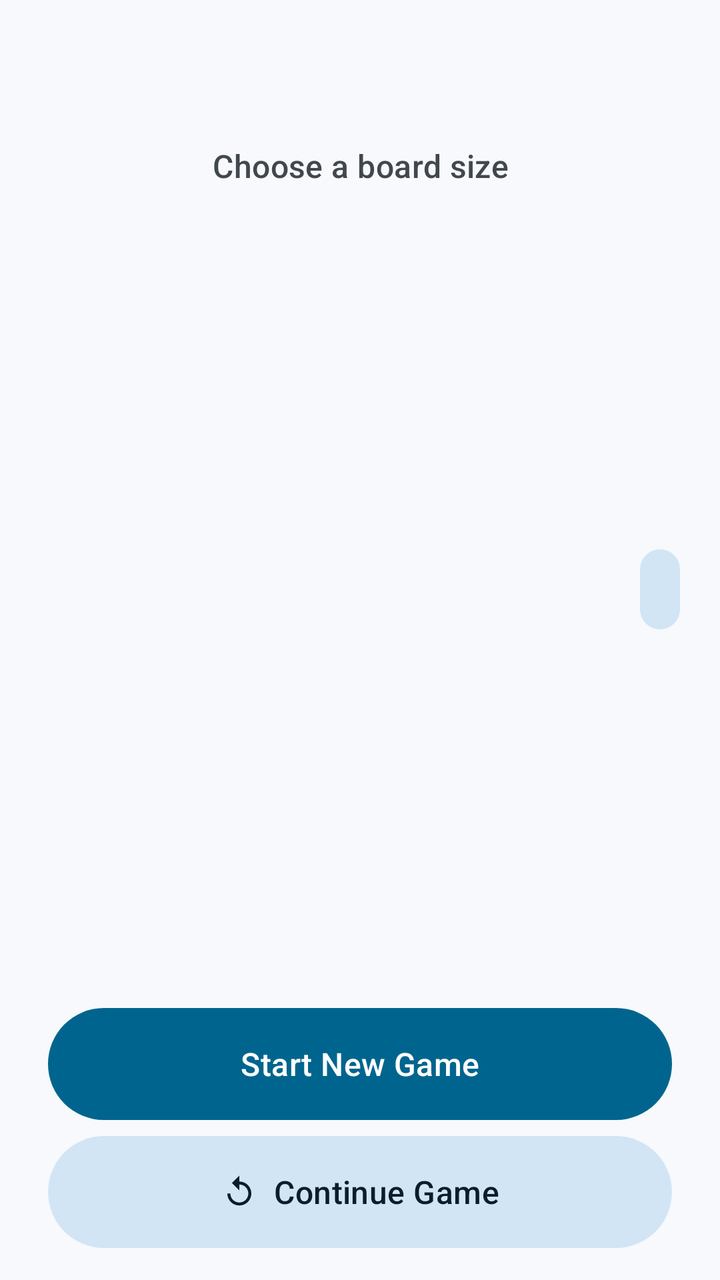
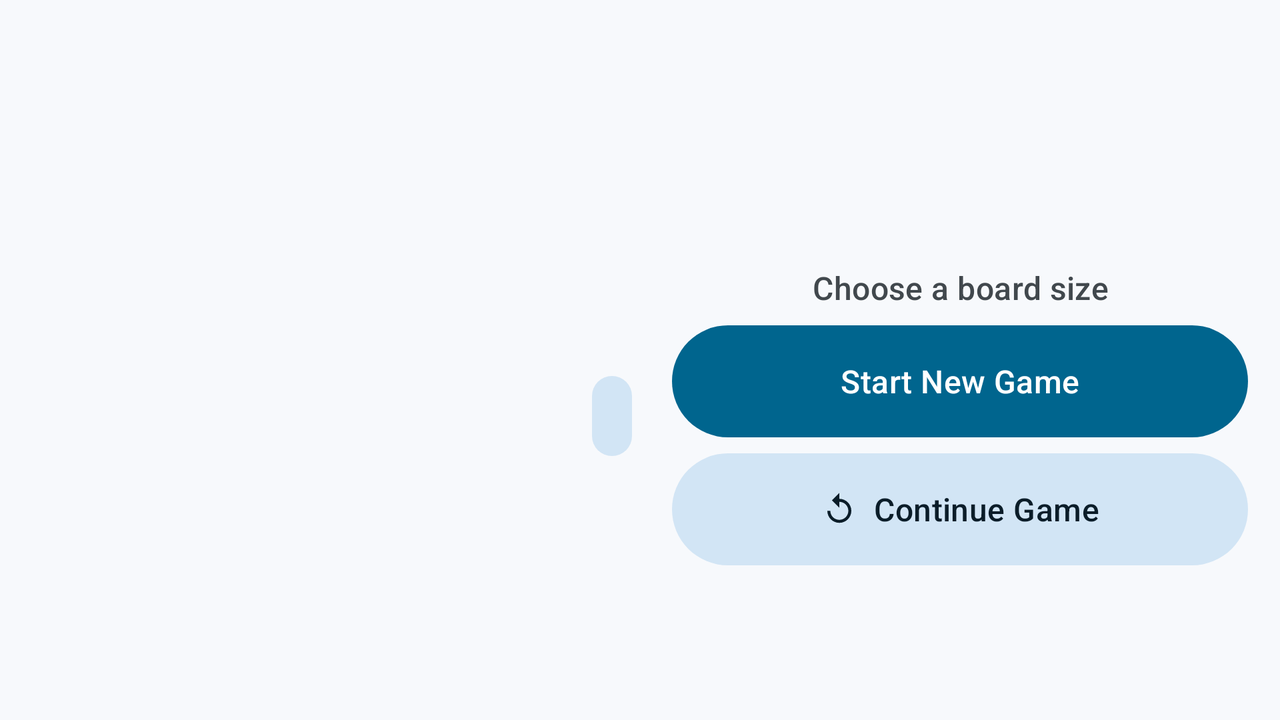

Two renders of one Android screen. The first uses the default layout on a phone; the second uses the alternative layout the repository ships for a different screen configuration, on a matching device. The two XML files are below.
<!-- AndroidManifest.xml: application theme Theme.YiPuzzles -->
<!-- res/layout/activity_main.xml -->
<?xml version="1.0" encoding="utf-8"?>
<androidx.drawerlayout.widget.DrawerLayout xmlns:android="http://schemas.android.com/apk/res/android"
    xmlns:app="http://schemas.android.com/apk/res-auto"
    xmlns:tools="http://schemas.android.com/tools"
    android:id="@+id/drawer_layout"
    android:layout_width="match_parent"
    android:layout_height="match_parent"
    android:fitsSystemWindows="true"
    android:background="?android:colorBackground"
    app:statusBarBackground="@android:color/transparent"
    tools:openDrawer="start">

    <androidx.coordinatorlayout.widget.CoordinatorLayout
        android:layout_width="match_parent"
        android:layout_height="match_parent"
        android:fitsSystemWindows="true"
        app:statusBarBackground="@null"
        tools:context=".activities.MainActivity">

        <include layout="@layout/toolbar" />

        <LinearLayout
            android:id="@+id/main_content"
            android:layout_width="match_parent"
            android:layout_height="match_parent"
            android:orientation="vertical"
            android:paddingStart="16dp"
            android:paddingEnd="16dp"
            android:paddingBottom="16dp"
            app:layout_behavior="@string/appbar_scrolling_view_behavior">

            <TextView
                android:layout_width="match_parent"
                android:layout_height="wrap_content"
                android:layout_marginTop="8dp"
                android:gravity="center"
                android:text="@string/choose_board_size"
                android:textAppearance="?attr/textAppearanceTitleMedium"
                android:textColor="?attr/colorOnSurfaceVariant" />

            <FrameLayout
                android:layout_width="match_parent"
                android:layout_height="0dp"
                android:layout_weight="1">

                <androidx.viewpager.widget.ViewPager
                    android:id="@+id/view_pager"
                    android:layout_width="match_parent"
                    android:layout_height="match_parent"
                    android:layout_marginStart="40dp"
                    android:layout_marginEnd="40dp" />

                <com.google.android.material.button.MaterialButton
                    android:id="@+id/btn_prev"
                    style="?attr/materialIconButtonFilledTonalStyle"
                    android:layout_width="wrap_content"
                    android:layout_height="wrap_content"
                    android:layout_gravity="start|center_vertical"
                    android:contentDescription="@string/previous"
                    android:visibility="invisible"
                    app:icon="@drawable/ic_chevron_left" />

                <com.google.android.material.button.MaterialButton
                    android:id="@+id/btn_next"
                    style="?attr/materialIconButtonFilledTonalStyle"
                    android:layout_width="wrap_content"
                    android:layout_height="wrap_content"
                    android:layout_gravity="end|center_vertical"
                    android:contentDescription="@string/next"
                    app:icon="@drawable/ic_chevron_right" />

            </FrameLayout>

            <LinearLayout
                android:id="@+id/layoutDots"
                android:layout_width="match_parent"
                android:layout_height="wrap_content"
                android:gravity="center"
                android:orientation="horizontal"
                android:paddingBottom="8dp" />

            <com.google.android.material.button.MaterialButton
                android:id="@+id/button_newGame"
                style="@style/Widget.YiPuzzles.Button.Primary"
                android:layout_width="match_parent"
                android:layout_height="wrap_content"
                android:layout_marginStart="8dp"
                android:layout_marginEnd="8dp"
                android:text="@string/new_Game_Button"
                app:icon="@drawable/ic_play"
                app:iconGravity="textStart" />

            <com.google.android.material.button.MaterialButton
                android:id="@+id/button_continueGame"
                style="@style/Widget.YiPuzzles.Button.Tonal"
                android:layout_width="match_parent"
                android:layout_height="wrap_content"
                android:layout_marginStart="8dp"
                android:layout_marginTop="8dp"
                android:layout_marginEnd="8dp"
                android:text="@string/continue_Game_Button"
                app:icon="@drawable/ic_replay"
                app:iconGravity="textStart" />

        </LinearLayout>

    </androidx.coordinatorlayout.widget.CoordinatorLayout>

    <com.google.android.material.navigation.NavigationView
        android:id="@+id/nav_view"
        android:layout_width="wrap_content"
        android:layout_height="match_parent"
        android:layout_gravity="start"
        android:fitsSystemWindows="true"
        app:headerLayout="@layout/nav_header_main"
        app:menu="@menu/main_drawer" />

</androidx.drawerlayout.widget.DrawerLayout>
<!-- res/layout/toolbar.xml (included above) -->
<?xml version="1.0" encoding="utf-8"?>
<com.google.android.material.appbar.AppBarLayout xmlns:android="http://schemas.android.com/apk/res/android"
    xmlns:app="http://schemas.android.com/apk/res-auto"
    android:layout_width="match_parent"
    android:layout_height="wrap_content"
    android:fitsSystemWindows="true"
    android:background="?android:colorBackground"
    app:liftOnScroll="true">

    <com.google.android.material.appbar.MaterialToolbar
        android:id="@+id/toolbar"
        android:layout_width="match_parent"
        android:layout_height="?attr/actionBarSize" />

</com.google.android.material.appbar.AppBarLayout>
<!-- res/layout/nav_header_main.xml (included above) -->
<?xml version="1.0" encoding="utf-8"?>
<LinearLayout xmlns:android="http://schemas.android.com/apk/res/android"
    xmlns:app="http://schemas.android.com/apk/res-auto"
    android:layout_width="match_parent"
    android:layout_height="wrap_content"
    android:gravity="center_vertical"
    android:orientation="horizontal"
    android:paddingStart="28dp"
    android:paddingTop="24dp"
    android:paddingEnd="28dp"
    android:paddingBottom="16dp">

    <com.google.android.material.card.MaterialCardView
        android:layout_width="56dp"
        android:layout_height="56dp"
        app:cardBackgroundColor="?attr/colorPrimaryContainer"
        app:cardElevation="0dp"
        app:shapeAppearance="@style/ShapeAppearance.Material3.Corner.Large">

        <ImageView
            android:layout_width="match_parent"
            android:layout_height="match_parent"
            android:contentDescription="@string/app_name"
            android:padding="6dp"
            android:scaleType="fitCenter"
            android:src="@mipmap/ic_launcher_monochrome"
            app:tint="?attr/colorOnPrimaryContainer" />

    </com.google.android.material.card.MaterialCardView>

    <LinearLayout
        android:layout_width="0dp"
        android:layout_height="wrap_content"
        android:layout_marginStart="16dp"
        android:layout_weight="1"
        android:orientation="vertical">

        <TextView
            android:layout_width="wrap_content"
            android:layout_height="wrap_content"
            android:text="@string/app_name"
            android:textAppearance="?attr/textAppearanceTitleLarge"
            android:textColor="?attr/colorOnSurface" />

        <TextView
            android:layout_width="wrap_content"
            android:layout_height="wrap_content"
            android:text="@string/title_activity_game"
            android:textAppearance="?attr/textAppearanceBodyMedium"
            android:textColor="?attr/colorOnSurfaceVariant" />

    </LinearLayout>

</LinearLayout>
<!-- resources referenced by this layout -->
<resources>
  <!-- drawable ic_chevron_left (drawable) -->
  <vector xmlns:android="http://schemas.android.com/apk/res/android"
      android:width="24dp"
      android:height="24dp"
      android:viewportWidth="24"
      android:viewportHeight="24"
      android:tint="?attr/colorControlNormal">
      <path
          android:fillColor="@android:color/white"
          android:pathData="M15.41,7.41L14,6l-6,6 6,6 1.41,-1.41L10.83,12z" />
  </vector>
  <string name="app_name">YiPuzzles</string>
  <string name="choose_board_size">Choose a board size</string>
  <string name="continue_Game_Button">Continue Game</string>
  <string name="new_Game_Button">Start New Game</string>
  <string name="next">Next</string>
  <string name="previous">Previous</string>
  <string name="title_activity_game">2048</string>
  <style name="Widget.YiPuzzles.Button.Primary" parent="Widget.Material3.Button">
          <item name="android:textAppearance">?attr/textAppearanceTitleMedium</item>
          <item name="android:minHeight">56dp</item>
          <item name="android:insetTop">0dp</item>
          <item name="android:insetBottom">0dp</item>
      </style>
  <style name="Widget.YiPuzzles.Button.Tonal" parent="Widget.Material3.Button.TonalButton">
          <item name="android:textAppearance">?attr/textAppearanceTitleMedium</item>
          <item name="android:minHeight">56dp</item>
          <item name="android:insetTop">0dp</item>
          <item name="android:insetBottom">0dp</item>
      </style>
  <style name="Theme.YiPuzzles" parent="Base.Theme.YiPuzzles" />
  <color name="md_theme_light_primary">#00658E</color>
  <color name="md_theme_light_onPrimary">#FFFFFF</color>
  <color name="md_theme_light_primaryContainer">#C7E7FF</color>
  <color name="md_theme_light_onPrimaryContainer">#001E2E</color>
  <color name="md_theme_light_secondary">#4F616E</color>
  <color name="md_theme_light_onSecondary">#FFFFFF</color>
  <color name="md_theme_light_secondaryContainer">#D2E5F5</color>
  <color name="md_theme_light_onSecondaryContainer">#0B1D29</color>
  <color name="md_theme_light_tertiary">#63597C</color>
  <color name="md_theme_light_onTertiary">#FFFFFF</color>
  <color name="md_theme_light_tertiaryContainer">#E9DDFF</color>
  <color name="md_theme_light_onTertiaryContainer">#1F1635</color>
  <color name="md_theme_light_error">#BA1A1A</color>
  <color name="md_theme_light_onError">#FFFFFF</color>
  <color name="md_theme_light_errorContainer">#FFDAD6</color>
  <color name="md_theme_light_onErrorContainer">#410002</color>
  <color name="md_theme_light_background">#F7F9FC</color>
  <color name="md_theme_light_onBackground">#191C1E</color>
  <color name="md_theme_light_surface">#F7F9FC</color>
  <color name="md_theme_light_onSurface">#191C1E</color>
  <color name="md_theme_light_surfaceVariant">#DDE3EA</color>
  <color name="md_theme_light_onSurfaceVariant">#41484D</color>
  <color name="md_theme_light_outline">#71787E</color>
  <color name="md_theme_light_outlineVariant">#C1C7CE</color>
  <color name="md_theme_light_inverseSurface">#2E3133</color>
  <color name="md_theme_light_inverseOnSurface">#EFF1F3</color>
  <color name="md_theme_light_inversePrimary">#85CFFF</color>
  <color name="md_theme_light_surfaceDim">#D8DADD</color>
  <color name="md_theme_light_surfaceBright">#F7F9FC</color>
  <color name="md_theme_light_surfaceContainerLowest">#FFFFFF</color>
  <color name="md_theme_light_surfaceContainerLow">#F2F4F7</color>
  <color name="md_theme_light_surfaceContainer">#ECEEF1</color>
  <color name="md_theme_light_surfaceContainerHigh">#E6E8EB</color>
  <color name="md_theme_light_surfaceContainerHighest">#E0E3E5</color>
  <style name="Widget.YiPuzzles.Toolbar" parent="Widget.Material3.Toolbar.OnSurface">
          <item name="titleCentered">false</item>
      </style>
  <style name="ThemeOverlay.YiPuzzles.MaterialAlertDialog" parent="ThemeOverlay.Material3.MaterialAlertDialog">
          <item name="shapeAppearanceOverlay">@style/ShapeAppearance.Material3.Corner.ExtraLarge</item>
      </style>
  <!-- some entries are left out for length -->
</resources>
<!-- res/layout-land/activity_main.xml (the repository's variant of the layout above) -->
<!-- drawn on the phone turned sideways -->
<?xml version="1.0" encoding="utf-8"?>
<androidx.drawerlayout.widget.DrawerLayout xmlns:android="http://schemas.android.com/apk/res/android"
    xmlns:app="http://schemas.android.com/apk/res-auto"
    xmlns:tools="http://schemas.android.com/tools"
    android:id="@+id/drawer_layout"
    android:layout_width="match_parent"
    android:layout_height="match_parent"
    android:fitsSystemWindows="true"
    android:background="?android:colorBackground"
    app:statusBarBackground="@android:color/transparent"
    tools:openDrawer="start">

    <androidx.coordinatorlayout.widget.CoordinatorLayout
        android:layout_width="match_parent"
        android:layout_height="match_parent"
        android:fitsSystemWindows="true"
        app:statusBarBackground="@null"
        tools:context=".activities.MainActivity">

        <include layout="@layout/toolbar" />

        <LinearLayout
            android:id="@+id/main_content"
            android:layout_width="match_parent"
            android:layout_height="match_parent"
            android:baselineAligned="false"
            android:orientation="horizontal"
            android:paddingStart="16dp"
            android:paddingEnd="16dp"
            android:paddingBottom="8dp"
            app:layout_behavior="@string/appbar_scrolling_view_behavior">

            <FrameLayout
                android:layout_width="0dp"
                android:layout_height="match_parent"
                android:layout_weight="1">

                <androidx.viewpager.widget.ViewPager
                    android:id="@+id/view_pager"
                    android:layout_width="match_parent"
                    android:layout_height="match_parent"
                    android:layout_marginStart="40dp"
                    android:layout_marginEnd="40dp" />

                <com.google.android.material.button.MaterialButton
                    android:id="@+id/btn_prev"
                    style="?attr/materialIconButtonFilledTonalStyle"
                    android:layout_width="wrap_content"
                    android:layout_height="wrap_content"
                    android:layout_gravity="start|center_vertical"
                    android:contentDescription="@string/previous"
                    android:visibility="invisible"
                    app:icon="@drawable/ic_chevron_left" />

                <com.google.android.material.button.MaterialButton
                    android:id="@+id/btn_next"
                    style="?attr/materialIconButtonFilledTonalStyle"
                    android:layout_width="wrap_content"
                    android:layout_height="wrap_content"
                    android:layout_gravity="end|center_vertical"
                    android:contentDescription="@string/next"
                    app:icon="@drawable/ic_chevron_right" />

            </FrameLayout>

            <LinearLayout
                android:layout_width="0dp"
                android:layout_height="match_parent"
                android:layout_weight="1"
                android:gravity="center_vertical"
                android:orientation="vertical"
                android:paddingStart="16dp"
                android:paddingEnd="0dp">

                <TextView
                    android:layout_width="match_parent"
                    android:layout_height="wrap_content"
                    android:gravity="center"
                    android:text="@string/choose_board_size"
                    android:textAppearance="?attr/textAppearanceTitleMedium"
                    android:textColor="?attr/colorOnSurfaceVariant" />

                <LinearLayout
                    android:id="@+id/layoutDots"
                    android:layout_width="match_parent"
                    android:layout_height="wrap_content"
                    android:gravity="center"
                    android:orientation="horizontal"
                    android:paddingBottom="8dp" />

                <com.google.android.material.button.MaterialButton
                    android:id="@+id/button_newGame"
                    style="@style/Widget.YiPuzzles.Button.Primary"
                    android:layout_width="match_parent"
                    android:layout_height="wrap_content"
                    android:text="@string/new_Game_Button"
                    app:icon="@drawable/ic_play"
                    app:iconGravity="textStart" />

                <com.google.android.material.button.MaterialButton
                    android:id="@+id/button_continueGame"
                    style="@style/Widget.YiPuzzles.Button.Tonal"
                    android:layout_width="match_parent"
                    android:layout_height="wrap_content"
                    android:layout_marginTop="8dp"
                    android:text="@string/continue_Game_Button"
                    app:icon="@drawable/ic_replay"
                    app:iconGravity="textStart" />

            </LinearLayout>

        </LinearLayout>

    </androidx.coordinatorlayout.widget.CoordinatorLayout>

    <com.google.android.material.navigation.NavigationView
        android:id="@+id/nav_view"
        android:layout_width="wrap_content"
        android:layout_height="match_parent"
        android:layout_gravity="start"
        android:fitsSystemWindows="true"
        app:headerLayout="@layout/nav_header_main"
        app:menu="@menu/main_drawer" />

</androidx.drawerlayout.widget.DrawerLayout>
